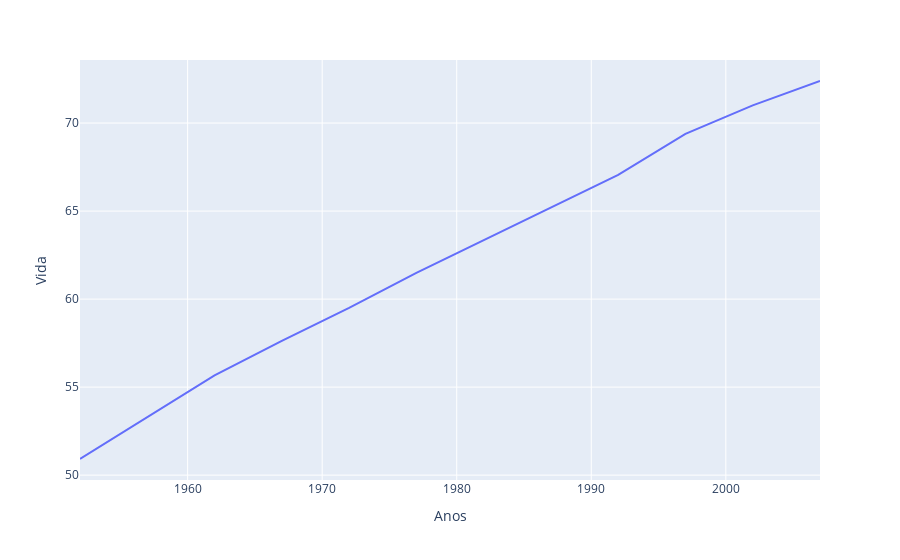

Notebook cell for this chart:
### Code cell
i = px.line(br, x='year',y='lifeExp')
i.update_layout(xaxis=dict(title='Anos'), yaxis=dict(title='Vida'))

### Figure 1 — Plotly figure (JSON) as saved in the notebook; plotly's stock layout.template omitted (floating-point values rounded to 4 significant figures)
{"data": [{"hovertemplate": "year=%{x}<br>lifeExp=%{y}<extra></extra>", "legendgroup": "", "line": {"color": "#636efa", "dash": "solid"}, "marker": {"symbol": "circle"}, "mode": "lines", "name": "", "orientation": "v", "showlegend": false, "type": "scatter", "x": [1952, 1957, 1962, 1967, 1972, 1977, 1982, 1987, 1992, 1997, 2002, 2007], "xaxis": "x", "y": [50.92, 53.28, 55.66, 57.63, 59.5, 61.49, 63.34, 65.2, 67.06, 69.39, 71.01, 72.39], "yaxis": "y"}], "layout": {"legend": {"tracegroupgap": 0}, "margin": {"t": 60}, "xaxis": {"anchor": "y", "domain": [0, 1], "title": {"text": "Anos"}}, "yaxis": {"anchor": "x", "domain": [0, 1], "title": {"text": "Vida"}}}}
